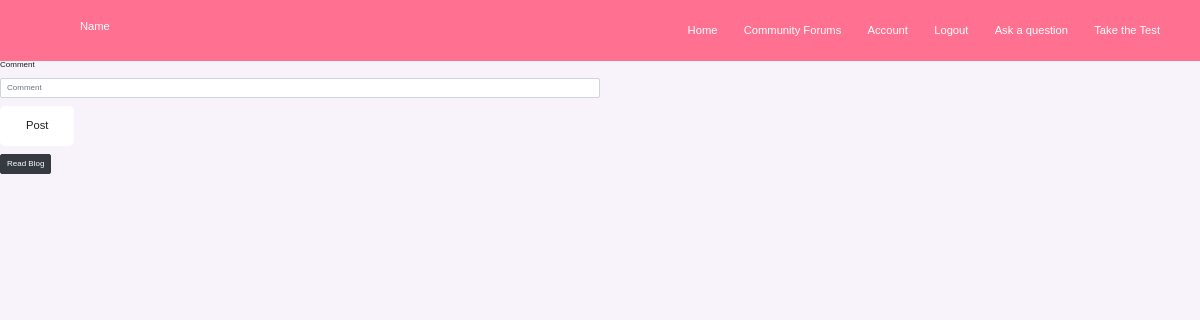
Page /7/reply (signed in) on the earlier database version.
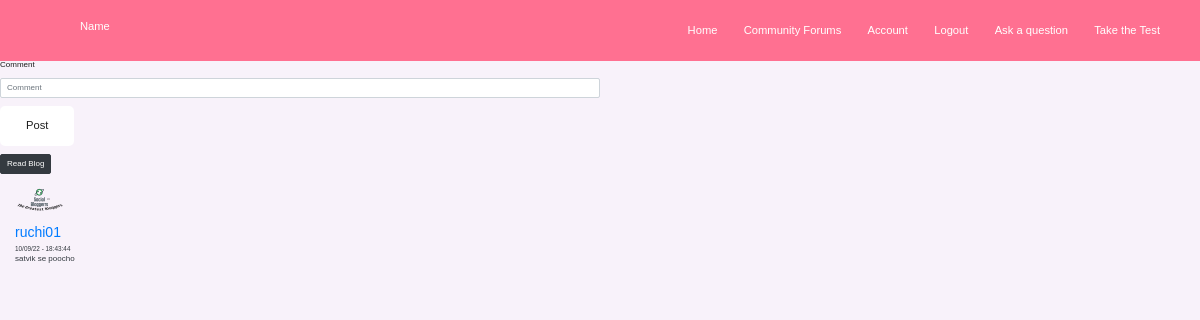
Same page on the later database version.
### blogs/models.py (models this page shows, shortened)
class Reply(db.Model):
    __tablename__ = 'reply'
    id = db.Column(db.Integer,primary_key = True)
    reply = db.Column(db.String)
    time = db.Column(db.DateTime, nullable = False, default = datetime.now)
    user = db.relationship(User)
    blog = db.relationship(BlogPost)
    user_id = db.Column(db.Integer,db.ForeignKey('users.id'))
    blog_id = db.Column(db.Integer,db.ForeignKey('blogs.id'))

class User(db.Model,UserMixin):
    __tablename__ = 'users'
    id = db.Column(db.Integer,primary_key = True)
    fname = db.Column(db.String(64))
    profile_image = db.Column(db.String(64), nullable = False, default = 'Site_icon.png')
    email = db.Column(db.String(64),unique = True,index = True)
    username = db.Column(db.String(64),unique = True,index = True)
    password_hash = db.Column(db.String(128))
    reply = db.relationship('Reply' , backref = 'user_reply', lazy = 'dynamic')
    posts = db.relationship('BlogPost', backref = 'author' ,lazy = True)

### blogs/blogpost/views.py (the view, shortened to what this page needs)
@blogpost.route('/<int:blog_post_id>/reply',methods = ['GET','POST'])
@login_required
def make_reply(blog_post_id):
    form = ReplyForm()
    blog_post = BlogPost.query.filter_by(id = blog_post_id).first()
    current_blog_post_replies = Reply.query.order_by(Reply.time.desc()).filter_by(blog_id = blog_post_id)
    return render_template('reply.htm', form = form, replies = current_blog_post_replies, blog_post_id = blog_post_id)

### blogs/blogpost/forms.py
class ReplyForm(FlaskForm):
    comment = StringField('Comment', validators=[DataRequired()])
    submit = SubmitField('Post')

### blogs/models.py (called while the page is built)
@login_manager.user_loader
def load_user(user_id):
    return User.query.get(user_id)

### blogs/templates/reply.htm (shortened to what this page needs)
{%extends "base.htm"%}
{%block content%}
  <form class="form-group" method="POST">
    <div class="form-group">
      {{form.comment.label(class = "form-group" )}}
      {{form.comment(class = "form-control col-md-6", placeholder = "Comment")}}
    </div>
    <div class="form-group">
      {{form.submit(class = "btn btn-primary")}}
    </div>
  </form>
  <div align = "left">
    <a href="{{url_for('blogpost.blog_post', blog_post_id = blog_post_id)}}" class = "btn btn-dark">Read Blog</a>
  </div>
  <div class="text-left">
    {%if replies != []%}
      {%for reply in replies%}
        <div class="container text-dark reply" >
          <a href="{{url_for('static', filename= reply.user_reply.profile_image)}}"><img src="{{url_for('static', filename= reply.user_reply.profile_image)}}" class = "rounded-circle" width = "50"></a>
          <a href="{{url_for('users.user_posts', username = reply.user_reply.username)}}"><h3>{{reply.user_reply.username}}</h3></a>
          <small>{{reply.time.strftime('%x - %X')}}</small>
          <p>{{reply.reply}}</p>
        </div>
      {%endfor%}
    {%endif%}
  </div>
{%endblock%}

### blogs/templates/base.htm (shortened to what this page needs)
<!DOCTYPE html>
<html lang="en" dir="ltr">
  <head>
    <nav class="navbar-change">
        <a class="navbar__logo-container">
            <p class="navbar__logo-text">Name</p>
        </a>
        <div class="navbar__links">
            <a class="navbar__link" href="{{url_for('core.info')}}">Home</a>
            <a class="navbar__link" href="{{url_for('core.index')}}">Community Forums</a>
            <a class="navbar__link" href="{{url_for('users.account')}}">Account</a>
            <a class="navbar__link" href="{{url_for('users.logout')}}">Logout</a>
            <a class="navbar__link" href="{{url_for('blogpost.create_post')}}">Ask a question</a>
            <a class="navbar__link" href="{{url_for('users.predict')}}">Take the Test</a>
        </div>
    </nav>
    <link rel="stylesheet" href="https://stackpath.bootstrapcdn.com/bootstrap/4.5.0/css/bootstrap.min.css">
    <link rel="stylesheet" type="text/css" href="{{ url_for('static', filename='styles.css') }}">
  </head>
  <body class="">
      <br><br><br><br><br>
      {%block content%}
      {%endblock%}
  </body>
</html>

### blogs/static/styles.css (style rules this page uses)
html { font-size: 62.5% !important; box-sizing: border-box; scroll-behavior: smooth !important; }
@media only screen and (max-width: 75em) { html { font-size: 50% !important; } }
:root { --color-primary: #ff7091; --color-primary-light: #fe9fb5; --color-secondary: #ffae70; --color-secondary-light: #ffbb87; --color-black: #1d1d1d; --color-white: #fff; --color-grey-light: #f5f4f4; }
*, *::before, *::after { margin: 0; padding: 0; box-sizing: inherit; font-family: "Poppins", sans-serif; line-height: 1.2; }
body { background-color: var(--color-grey-light); color: var(--color-black); transition: all .3s ease-in-out; min-height: 100vh; overflow-x: hidden; }
.navbar-change { position: fixed; top: 0; left: 0; width: 100vw; display: flex; padding: 2.5rem 5rem; padding-left: 10rem; justify-content: space-between; align-items: center; z-index: 1001; background-color: var(--color-primary); }
.navbar__logo-text { text-decoration: none; font-size: 1.4rem; color: var(--color-white); transition: all .2s ease-in-out; position: relative; }
.navbar__link:link, .navbar__link:visited { text-decoration: none; font-size: 1.4rem; color: var(--color-white); transition: all .2s ease-in-out; position: relative; }
.navbar__link:link:not(:last-child), .navbar__link:visited:not(:last-child) { margin-right: 3rem; }
.navbar__link::after { content: ""; position: absolute; background-color: var(--color-white); bottom: -1rem; left: 50%; width: 50%; height: 2.5px; transform: translateX(-50%) scaleY(0); transition: all .2s ease-in-out; }
.btn-primary { display: inline-block; text-decoration: none; font-size: 1.4rem; background-color: var(--color-white); border: 2px transparent solid; color: var(--color-black); padding: 1.2rem 3rem; border-radius: 5px; font-weight: 500; transform: translateY(0); transition: all .2s ease-in-out; }
body { background-color: #f8f2fa; font-family: 'Pangolin', cursive; font-family: 'Ubuntu', sans-serif; }
nav { background-color: #ffffff; }
.reply { margin-left:0px; }

Differences in the rows shown:
added Reply: profile_image (picture), user_reply.username "ruchi01", time "10/09/22 - 18:43:44", reply "satvik se poocho"
